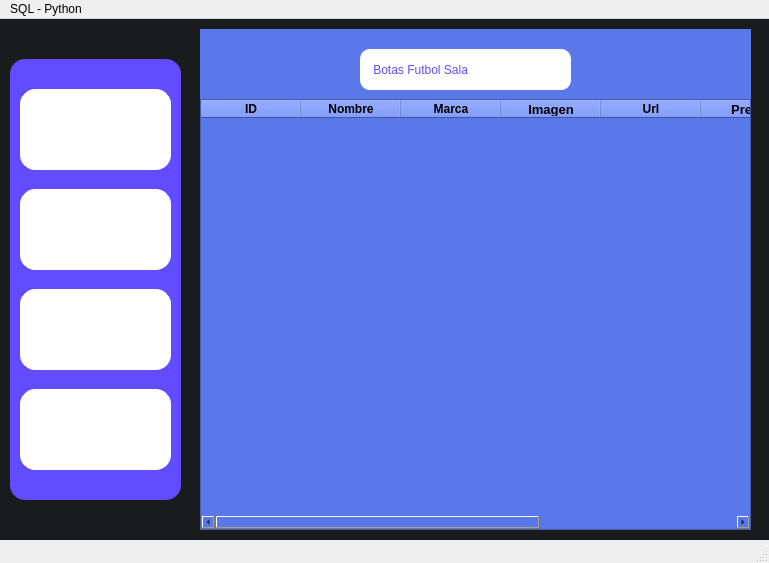
<?xml version="1.0" encoding="UTF-8"?>
<ui version="4.0">
 <class>SQL_Python</class>
 <widget class="QMainWindow" name="SQL_Python">
  <property name="enabled">
   <bool>true</bool>
  </property>
  <property name="geometry">
   <rect>
    <x>0</x>
    <y>0</y>
    <width>769</width>
    <height>563</height>
   </rect>
  </property>
  <property name="maximumSize">
   <size>
    <width>769</width>
    <height>563</height>
   </size>
  </property>
  <property name="mouseTracking">
   <bool>false</bool>
  </property>
  <property name="windowTitle">
   <string>MainWindow</string>
  </property>
  <property name="tabShape">
   <enum>QTabWidget::Triangular</enum>
  </property>
  <widget class="QWidget" name="centralwidget">
   <property name="autoFillBackground">
    <bool>false</bool>
   </property>
   <property name="styleSheet">
    <string notr="true"/>
   </property>
   <widget class="QFrame" name="general">
    <property name="geometry">
     <rect>
      <x>-10</x>
      <y>0</y>
      <width>781</width>
      <height>521</height>
     </rect>
    </property>
    <property name="maximumSize">
     <size>
      <width>831</width>
      <height>561</height>
     </size>
    </property>
    <property name="layoutDirection">
     <enum>Qt::LeftToRight</enum>
    </property>
    <property name="styleSheet">
     <string notr="true">background-color: #1a1b1c;</string>
    </property>
    <property name="frameShape">
     <enum>QFrame::StyledPanel</enum>
    </property>
    <property name="frameShadow">
     <enum>QFrame::Raised</enum>
    </property>
    <widget class="QFrame" name="menu">
     <property name="geometry">
      <rect>
       <x>20</x>
       <y>40</y>
       <width>171</width>
       <height>441</height>
      </rect>
     </property>
     <property name="styleSheet">
      <string notr="true">QFrame {
background-color:#614cff;
border-radius:15px;
}
QPushButton {
	background-color: white;
	border:1px solid white;
	border-radius:15px;
}</string>
     </property>
     <property name="frameShape">
      <enum>QFrame::StyledPanel</enum>
     </property>
     <property name="frameShadow">
      <enum>QFrame::Raised</enum>
     </property>
     <widget class="QPushButton" name="Buscar">
      <property name="geometry">
       <rect>
        <x>10</x>
        <y>30</y>
        <width>151</width>
        <height>81</height>
       </rect>
      </property>
      <property name="text">
       <string/>
      </property>
      <property name="icon">
       <iconset>
        <normaloff>buscar.png</normaloff>buscar.png</iconset>
      </property>
      <property name="iconSize">
       <size>
        <width>32</width>
        <height>32</height>
       </size>
      </property>
     </widget>
     <widget class="QPushButton" name="Add">
      <property name="geometry">
       <rect>
        <x>10</x>
        <y>130</y>
        <width>151</width>
        <height>81</height>
       </rect>
      </property>
      <property name="text">
       <string/>
      </property>
      <property name="icon">
       <iconset>
        <normaloff>icons8-añadir-50.png</normaloff>icons8-añadir-50.png</iconset>
      </property>
      <property name="iconSize">
       <size>
        <width>32</width>
        <height>32</height>
       </size>
      </property>
     </widget>
     <widget class="QPushButton" name="Eliminar">
      <property name="geometry">
       <rect>
        <x>10</x>
        <y>230</y>
        <width>151</width>
        <height>81</height>
       </rect>
      </property>
      <property name="text">
       <string/>
      </property>
      <property name="icon">
       <iconset>
        <normaloff>icons8-basura-50.png</normaloff>icons8-basura-50.png</iconset>
      </property>
      <property name="iconSize">
       <size>
        <width>32</width>
        <height>32</height>
       </size>
      </property>
     </widget>
     <widget class="QPushButton" name="Editar">
      <property name="geometry">
       <rect>
        <x>10</x>
        <y>330</y>
        <width>151</width>
        <height>81</height>
       </rect>
      </property>
      <property name="text">
       <string/>
      </property>
      <property name="icon">
       <iconset>
        <normaloff>icons8-lápiz-50.png</normaloff>icons8-lápiz-50.png</iconset>
      </property>
      <property name="iconSize">
       <size>
        <width>32</width>
        <height>32</height>
       </size>
      </property>
     </widget>
    </widget>
    <widget class="QFrame" name="base_datos">
     <property name="geometry">
      <rect>
       <x>210</x>
       <y>10</y>
       <width>551</width>
       <height>501</height>
      </rect>
     </property>
     <property name="styleSheet">
      <string notr="true">;
background-color: rgb(255, 255, 255);</string>
     </property>
     <property name="frameShape">
      <enum>QFrame::StyledPanel</enum>
     </property>
     <property name="frameShadow">
      <enum>QFrame::Raised</enum>
     </property>
     <widget class="QStackedWidget" name="stackedWidget">
      <property name="geometry">
       <rect>
        <x>0</x>
        <y>0</y>
        <width>551</width>
        <height>501</height>
       </rect>
      </property>
      <property name="styleSheet">
       <string notr="true">QWidget{
background-color: #5b78eb;
}
QLabel {
background-color: #ffffff;
border-radius: 10px;
	font: 14pt &quot;Myanmar Text&quot;;
}
QLineEdit {
background-color: #ffffff;
border-radius: 10px;
}
QPushButton{
background-color: #ffffff;
border-radius: 10px;
	font: 75 18pt &quot;MS Shell Dlg 2&quot;;
}
QStackedWidget{
border-radius:14px;
}
</string>
      </property>
      <property name="currentIndex">
       <number>1</number>
      </property>
      <widget class="QWidget" name="add">
       <widget class="QPushButton" name="enviar">
        <property name="geometry">
         <rect>
          <x>30</x>
          <y>440</y>
          <width>491</width>
          <height>41</height>
         </rect>
        </property>
        <property name="text">
         <string>ENVIAR</string>
        </property>
       </widget>
       <widget class="QSplitter" name="todo_add">
        <property name="geometry">
         <rect>
          <x>30</x>
          <y>80</y>
          <width>481</width>
          <height>321</height>
         </rect>
        </property>
        <property name="styleSheet">
         <string notr="true">QLineEdit{
	font: 12pt &quot;Myanmar Text&quot;;
}</string>
        </property>
        <property name="orientation">
         <enum>Qt::Horizontal</enum>
        </property>
        <widget class="QSplitter" name="menu_nombre">
         <property name="orientation">
          <enum>Qt::Vertical</enum>
         </property>
         <widget class="QLabel" name="nombre">
          <property name="text">
           <string>Nombre</string>
          </property>
         </widget>
         <widget class="QLabel" name="marca">
          <property name="text">
           <string>Marca</string>
          </property>
         </widget>
         <widget class="QLabel" name="imagen">
          <property name="text">
           <string>Imagen</string>
          </property>
         </widget>
         <widget class="QLabel" name="url">
          <property name="text">
           <string>URL</string>
          </property>
         </widget>
         <widget class="QLabel" name="precio">
          <property name="text">
           <string>Precio</string>
          </property>
         </widget>
         <widget class="QLabel" name="descripcion">
          <property name="text">
           <string>Descripcion</string>
          </property>
         </widget>
         <widget class="QLabel" name="tipo_suela">
          <property name="text">
           <string>Tipo Suela</string>
          </property>
         </widget>
        </widget>
        <widget class="QSplitter" name="inputs">
         <property name="orientation">
          <enum>Qt::Vertical</enum>
         </property>
         <widget class="QLineEdit" name="input_nombre">
          <property name="text">
           <string/>
          </property>
         </widget>
         <widget class="QLineEdit" name="input_marca">
          <property name="text">
           <string/>
          </property>
         </widget>
         <widget class="QLineEdit" name="input_imagen">
          <property name="text">
           <string/>
          </property>
         </widget>
         <widget class="QLineEdit" name="input_url">
          <property name="text">
           <string/>
          </property>
         </widget>
         <widget class="QLineEdit" name="input_precio">
          <property name="text">
           <string/>
          </property>
         </widget>
         <widget class="QLineEdit" name="input_descripcion">
          <property name="text">
           <string/>
          </property>
         </widget>
         <widget class="QLineEdit" name="input_tipo_suela">
          <property name="text">
           <string/>
          </property>
         </widget>
        </widget>
       </widget>
       <widget class="QLabel" name="label">
        <property name="geometry">
         <rect>
          <x>110</x>
          <y>20</y>
          <width>331</width>
          <height>41</height>
         </rect>
        </property>
        <property name="text">
         <string>  Añadir nueva Zapatilla de Fubol Sala</string>
        </property>
       </widget>
      </widget>
      <widget class="QWidget" name="sql">
       <property name="styleSheet">
        <string notr="true"/>
       </property>
       <widget class="QLabel" name="label_2">
        <property name="geometry">
         <rect>
          <x>160</x>
          <y>20</y>
          <width>211</width>
          <height>41</height>
         </rect>
        </property>
        <property name="styleSheet">
         <string notr="true">padding-bottom: 0;
color:#614CFF;
font: 75 16pt &quot;Myanmar Text&quot;;</string>
        </property>
        <property name="text">
         <string>    Botas Futbol Sala</string>
        </property>
       </widget>
       <widget class="QTableWidget" name="tableWidget">
        <property name="geometry">
         <rect>
          <x>0</x>
          <y>70</y>
          <width>551</width>
          <height>431</height>
         </rect>
        </property>
        <property name="font">
         <font>
          <pointsize>10</pointsize>
         </font>
        </property>
        <column>
         <property name="text">
          <string>ID</string>
         </property>
         <property name="font">
          <font>
           <pointsize>9</pointsize>
           <weight>75</weight>
           <bold>true</bold>
          </font>
         </property>
        </column>
        <column>
         <property name="text">
          <string>Nombre</string>
         </property>
         <property name="font">
          <font>
           <pointsize>9</pointsize>
           <weight>75</weight>
           <bold>true</bold>
          </font>
         </property>
        </column>
        <column>
         <property name="text">
          <string>Marca</string>
         </property>
         <property name="font">
          <font>
           <pointsize>9</pointsize>
           <weight>75</weight>
           <bold>true</bold>
          </font>
         </property>
        </column>
        <column>
         <property name="text">
          <string>Imagen</string>
         </property>
         <property name="font">
          <font>
           <weight>75</weight>
           <bold>true</bold>
          </font>
         </property>
        </column>
        <column>
         <property name="text">
          <string>Url</string>
         </property>
         <property name="font">
          <font>
           <pointsize>9</pointsize>
           <weight>75</weight>
           <bold>true</bold>
          </font>
         </property>
        </column>
        <column>
         <property name="text">
          <string>Precio</string>
         </property>
         <property name="font">
          <font>
           <weight>75</weight>
           <bold>true</bold>
          </font>
         </property>
        </column>
        <column>
         <property name="text">
          <string>Descripcion</string>
         </property>
         <property name="font">
          <font>
           <weight>75</weight>
           <bold>true</bold>
          </font>
         </property>
        </column>
        <column>
         <property name="text">
          <string>Tipo Suela</string>
         </property>
         <property name="font">
          <font>
           <weight>75</weight>
           <bold>true</bold>
          </font>
         </property>
        </column>
       </widget>
      </widget>
      <widget class="QWidget" name="eliminar"/>
      <widget class="QWidget" name="editar"/>
     </widget>
    </widget>
   </widget>
  </widget>
  <widget class="QMenuBar" name="menubar">
   <property name="geometry">
    <rect>
     <x>0</x>
     <y>0</y>
     <width>769</width>
     <height>21</height>
    </rect>
   </property>
   <widget class="QMenu" name="menuSQL_Python">
    <property name="title">
     <string>SQL - Python</string>
    </property>
   </widget>
   <addaction name="menuSQL_Python"/>
  </widget>
  <widget class="QStatusBar" name="statusbar"/>
 </widget>
 <resources/>
 <connections/>
</ui>
